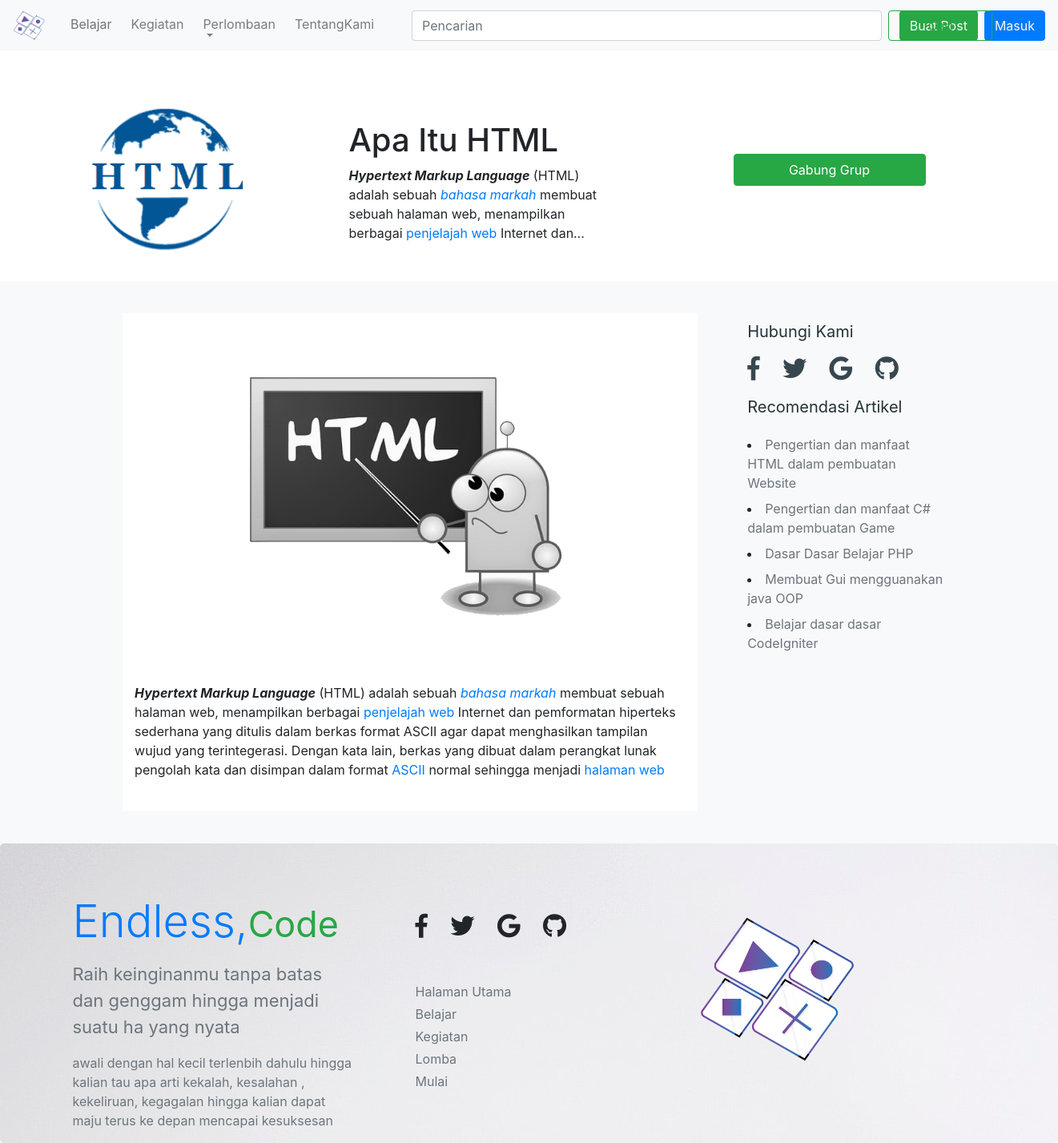
The app's page /home/gethomeberita/3 with its own data.
### tables this page shows
CREATE TABLE `create_post` (
  `id` int(11) NOT NULL,
  `title` varchar(255) NOT NULL,
  `deskription` text NOT NULL,
  `gambar` varchar(255) NOT NULL,
  `hastag` varchar(255) NOT NULL,
  `create_at` timestamp NOT NULL DEFAULT CURRENT_TIMESTAMP
);

### application/controllers/home.php (called while the page is built, shortened)
<?php
	class home extends CI_Controller {
		public function gethomeberita($id){
			$title_index['title']='this is home berita';
			$title_index['homeberita']=$this->models_endless->view_homeberita($id);
			$this->load->view('template/header');
			$this->load->view('home/homeberita', $title_index);
			$this->load->view('template/footer');
		}
	}
?>

### index.php (called while the page is built, shortened)
<?php
require_once BASEPATH.'core/CodeIgniter.php';

### application/models/models_endless.php (called while the page is built, shortened)
<?php
	class models_endless extends CI_Model {
		public function view_homeberita($id=false){
			$query=$this->db->get_where('create_post',array('id'=>$id));
			return $tampung=$query->result();
		}
	}
?>

### application/views/home/homeberita.php (the view, shortened to what this page needs)
<html>
	<head>
	<link rel="stylesheet" href="<?php base_url()?>./Asset/css/homeberita.css">
	</head>
	<body>
		<div class="jumbotron homeberita">
		<?php
		if(!empty($homeberita)){
			foreach ($homeberita as $data){
			$tampil=$data->gambar;
			$hastag=$data->hastag;
		?>
			<div class="container ">
				<div class="row col-12">
					<div class="row col-sm-4  nav-image">
					  <img src="<?php echo base_url()?>./Asset/gambar/<?php echo $hastag.'.png' ?>">
					</div>
					<div class="row col-sm-4 mt-sm-4">
						<h1><?php echo $data->title;?></h1>
						<p class="text-light"><?php echo word_limiter ($data->deskription,20);  ?></p>
					</div>
					<div class="row col-sm-2 mt-sm-4">
					</div>
					<div class="row col-3 button-samping">
						<button class="btn btn-success col-12" >Gabung Grup</button>
					</div>
				</div>
			</div>
		</div>
		<?php
			}
		}
		else{
			echo"data kosong";
		}
		?>
		<div class="col-12 bg-light bagian">
		</div>
		<div class="col-12 bg-light">
			<div class="container-fluid bg-light">
				<div class="row col-12">
					<div class="row col-7 bg-white content mr-2">
						<img  src="<?php echo base_url()?>./Asset/gambar/<?php echo $tampil; ?>">
						<p class="card-text"><?php echo nl2br ($data->deskription);  ?></p>
					</div>
					<div class=" row col-3 ml-4">
						<div class="col-12  ">
							<p style="font-size:20px;color:#263238;" class="mt-2">Hubungi Kami</p>
							 <i class="fab fa-facebook-f " style="font-size:30;color:#37474F;"></i>
							 <i class="fab fa-twitter ml-sm-4" style="font-size:30;color:#37474F;"></i>
							 <i class="fab fa-google ml-sm-4" style="font-size:30;color:#37474F"></i>
							 <i class="fab fa-github ml-sm-4" style="font-size:30;color:#37474F;"></i>
							<p style="font-size:20px;color:#263238;" class="pt-3">Recomendasi Artikel </p>
							<li class="pt-sm-1"><a href="<?php echo base_url()?>" class="text-muted">Pengertian dan manfaat HTML dalam pembuatan Website</a></li>
							<li class="pt-sm-2"><a href="<?php echo base_url()?>learning" class="text-muted">Pengertian dan manfaat C# dalam pembuatan Game</a></li>
							<li class="pt-sm-2"><a href="<?php echo base_url()?>events" class="text-muted">Dasar Dasar Belajar PHP</a></li>
							<li class="pt-sm-2"><a href="<?php echo base_url()?>challenge" class="text-muted">Membuat Gui mengguanakan java OOP</a></li>
							<li class="pt-sm-2"><a href="<?php echo base_url()?>login"class="text-muted">Belajar dasar dasar CodeIgniter</a></li>
						</div>
					</div>
				</div>
			</div>
		</div>
		<div class="col-12 bg-light bagian">
		</div>
	<body>
</html>

### Asset/css/homeberita.css (style rules this page uses)
.nav-image img { width:50px; height:auto; }
.homeberita { background:white; }

### application/views/home/homeberita.php (style rules this page uses)
.nav-image img { width:200px; height:auto; }
.homeberita { background:white; }
.button-samping { height:40px; margin-top:6%; }
.bagian { height:40px; }
.content { margin-left:10%; }
.content img { width:400px; height:auto; margin:0 auto; margin-top:80px; margin-bottom:80px; }
.jumbotron { padding-bottom:0; }

### records on screen
create_post: hastag (picture), title "Apa Itu HTML", deskription "Hypertext Markup Language (HTML) adalah sebuah bahasa markah membuat sebuah halaman web, menampilkan berbagai penjelajah web Internet dan…", gambar (picture), deskription "Hypertext Markup Language (HTML) adalah sebuah bahasa markah membuat sebuah halaman web, menampilkan berbagai penjelajah web Internet dan pemformatan hiperteks sederhana yang ditulis dalam berkas format ASCII agar dapat menghasilkan tampilan wujud yang terintegerasi. Dengan kata lain, berkas yang dibuat dalam perangkat lunak pengolah kata dan disimpan dalam format ASCII normal sehingga menjadi halaman web"
